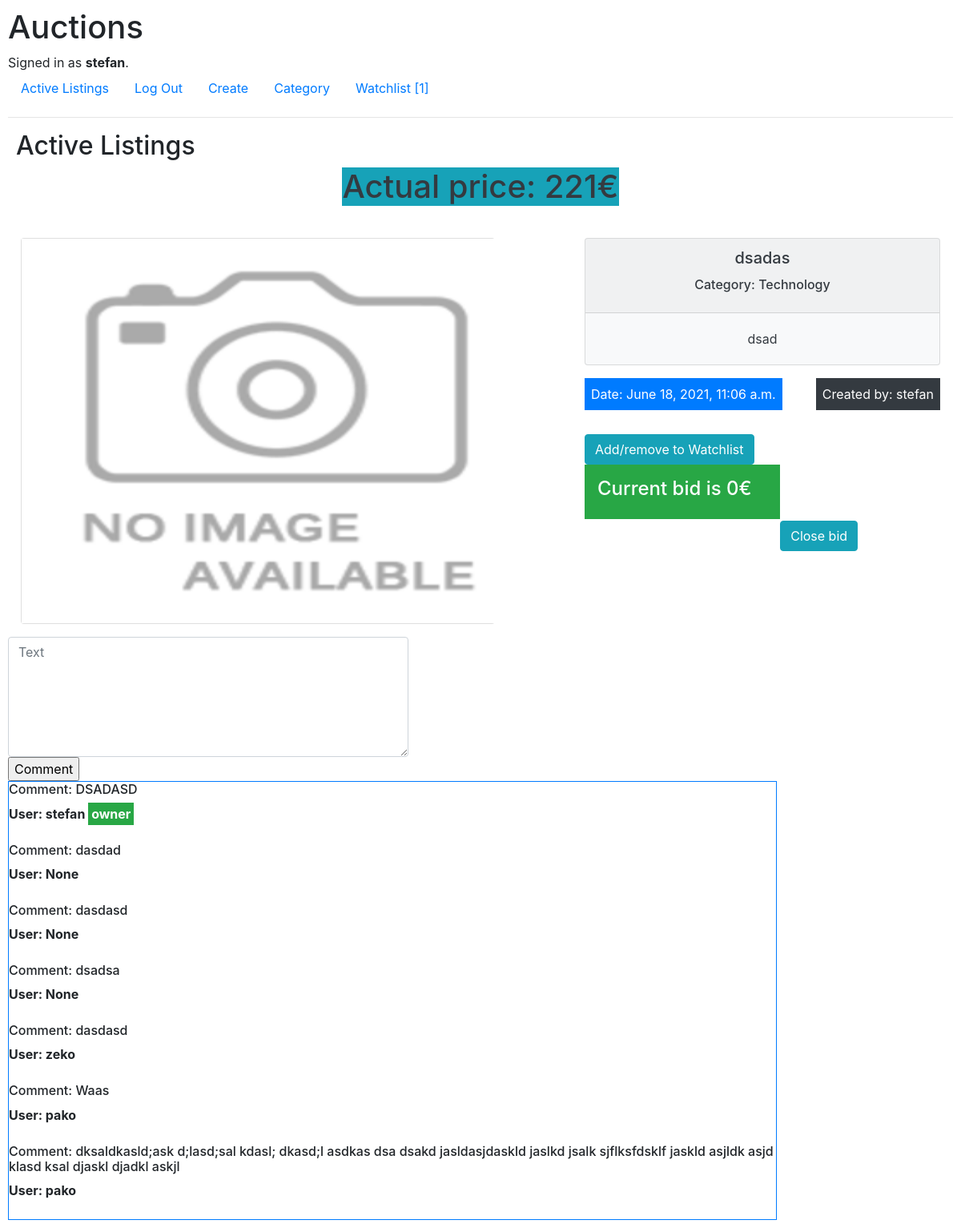
The app's page /detail/55/ (signed in), older data.
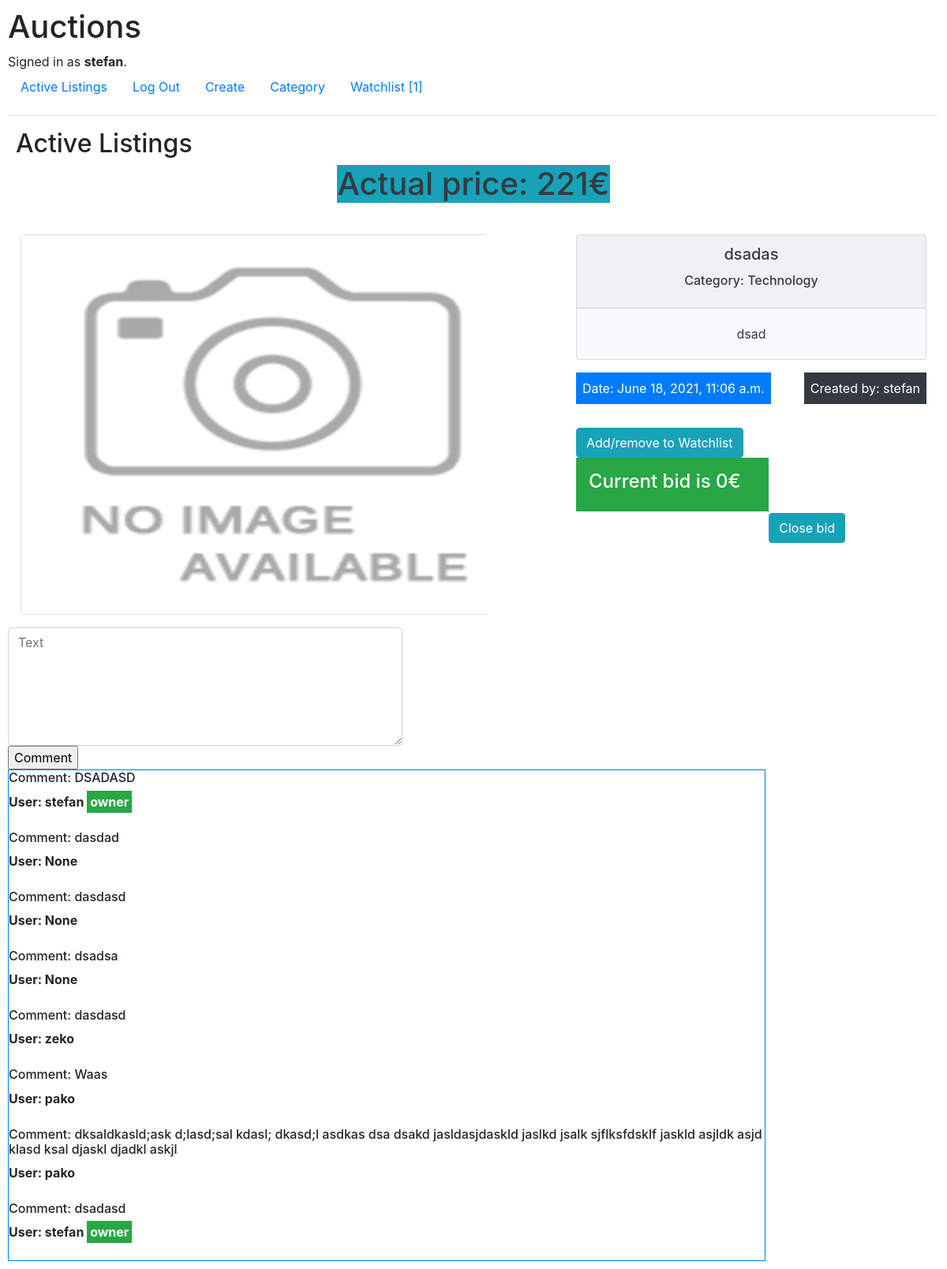
The same page, newer data.
### auctions/models.py (models this page shows)
class Comment(models.Model):
    commments = models.TextField()
    comment_user = models.ForeignKey(User, blank=True, null=True, on_delete=models.CASCADE, related_name='user_comment')
    commment_auctions = models.ForeignKey(Auction, blank=True, null=True, on_delete=models.CASCADE, related_name='auctions_comment')
    date = models.DateTimeField(auto_now=True)
    def __str__(self):
        return f"{self.commments}"

class User(AbstractUser):
    pass

### auctions/views.py (the view)
# urls.py: path("detail/<int:item_id>/", views.auction_item, name='item'),
def auction_item(request, item_id):
    user_id = request.user
    item = Auction.objects.get(id=item_id)
    comments = Comment.objects.filter(commment_auctions=item)
    start_bid = Auction.objects.filter(id=item_id).first()
    form = MakeBid()
    comment_form = forms.CommentForm()
    try:
        buyer = Bid.objects.filter(id=item_id).first().buyer
    except:
        buyer = None
    try:
        bid = Bid.objects.filter(id=item_id).first().bid_value
    except:
        bid = 0
    count = Watchlist.objects.filter(user_id=user_id).count()
    return render(request, 'auctions/item.html', {
        'item': item,
        'count': count,
        'form': form,
        'bid_number': bid,
        'start_bid': start_bid,
        'buyer': buyer,
        'comment_form': comment_form,
        'comments': comments
    })

### auctions/forms.py
class MakeBid(forms.ModelForm):
    class Meta:
        model = models.Bid
        fields = ['bid_value']

class CommentForm(forms.ModelForm):
    class Meta:
        model = models.Comment
        fields = ['commments']
        labels = {
            'commments': '',
        }
        widgets = {
            'commments': forms.Textarea(attrs={'class': 'form-control', 'placeholder': 'Text', 'style': 'height: 150px;width:500px'}),
        }

### auctions/models.py (called while the page is built)
    def __str__(self):
        return f"{self.name}"

### auctions/templates/auctions/item.html (shortened to what this page needs)
{% extends "auctions/layout.html" %}
{% load static %}
{% block body %}
<h2 style="margin-left: 10px;">Active Listings</h2>
<div style="display: flex; justify-content: center;">
    <h1>
        <div class="card-title text-dark bg-info mb-3"
         style="max-width: 50rem; text-align: left;">Actual price: {{ item.start_bit }}€
        </div>
    </h1>
</div>
<section style="display: flex;">
  <div style="flex: 1; padding: 1rem;">
    <article>
        <div class="card" style="width: 37rem;">
              {% if item.image %}
                <img src="{{ item.image.url }}" class="rounded" style="width: 40rem; height: 30rem; padding-right: 40px">
            {% else %}
                <img src="{% static 'auctions/images/default.png' %}" style="width: 40rem; height: 30rem">
            {% endif %}
        </div>
    </article>
  </div>
  <div style="flex: 1; padding: 1rem;">
    <article style="padding-left:80px">
        <div class="card text-dark bg-light mb-3" style="max-width: 30rem; text-align: center;">
          <div class="card-header">
            <h5 class="card-title">{{ item.title }}</h5>
              <h6 class="card-title">Category: {{ item.select_category }}</h6>
          </div>
          <div class="card-body">
            <p class="card-text">{{ item.subtitle }}</p>
          </div>
        </div>
        <div style="position: relative; max-width: 30rem">
            <div >
                <div style="float: left;" class="d-inline p-2 bg-primary text-white">Date: {{ item.data }}
                </div>
            </div>
            <div >
                <div style="float: right;" class="d-inline p-2 bg-dark text-white">Created by: {{ item.seller }}
                </div>
            </div>
        </div>
        {% if user.is_authenticated %}
        <div style="padding-top: 50px;">
            <div style="padding-top: 20px;" >
                <a href="{% url 'add_to_watchlist' item.id %}" type="button" class="btn btn-info">Add/remove to Watchlist</a>
            </div>
        </div>
        {% endif %}
        {% if item.status == 'active' %}
            <div class="p-3 mb-2 bg-success text-white" style="float: left; width: 55%;">
                <h4>Current bid is {{ bid_number }}€</h4>
            </div>
        {% elif buyer == request.user %}
            <h3 class="text-success">It has been sold to you!</h3>
        {% elif buyer != request.user %}
            <h3 class="text-danger">It has been sold!</h3>
        {% endif %}
        {% if user.is_authenticated and item.seller.id == request.user.id %}
            <div style="padding-top: 50px;">
                <div style="padding-top: 20px;" >
                    <a href="{% url 'close_bid' item.id %}" type="button" class="btn btn-info">Close bid</a>
                </div>
            </div>
        {% endif %}
    </article>
  </div>
</section>
{% if user.is_authenticated %}
        <form action="{% url 'add_comment' item.id  %}" method="POST">
            {{ comment_form }}
            <input type="submit" value="Comment">
        </form>
{% endif %}
<div class="border border-primary" style="max-width: 60rem; ">
    {% for comment in item.auctions_comment.all %}
        <div>
            <h6>Comment: {{ comment }} </h6>
            <strong><h7>User: {{ comment.comment_user }} </h7>{% if comment.comment_user.id == item.seller.id %} <h7 class="p-1 mb-1 bg-success text-white">owner</h7>{% endif %}</strong>
        </div>
    <br>
    {% endfor %}
</div>
{% endblock %}

Row changes from the older to the newer data that the page shows:
added Comment: commments "dsadasd", comment_user "stefan", shows "owner"
